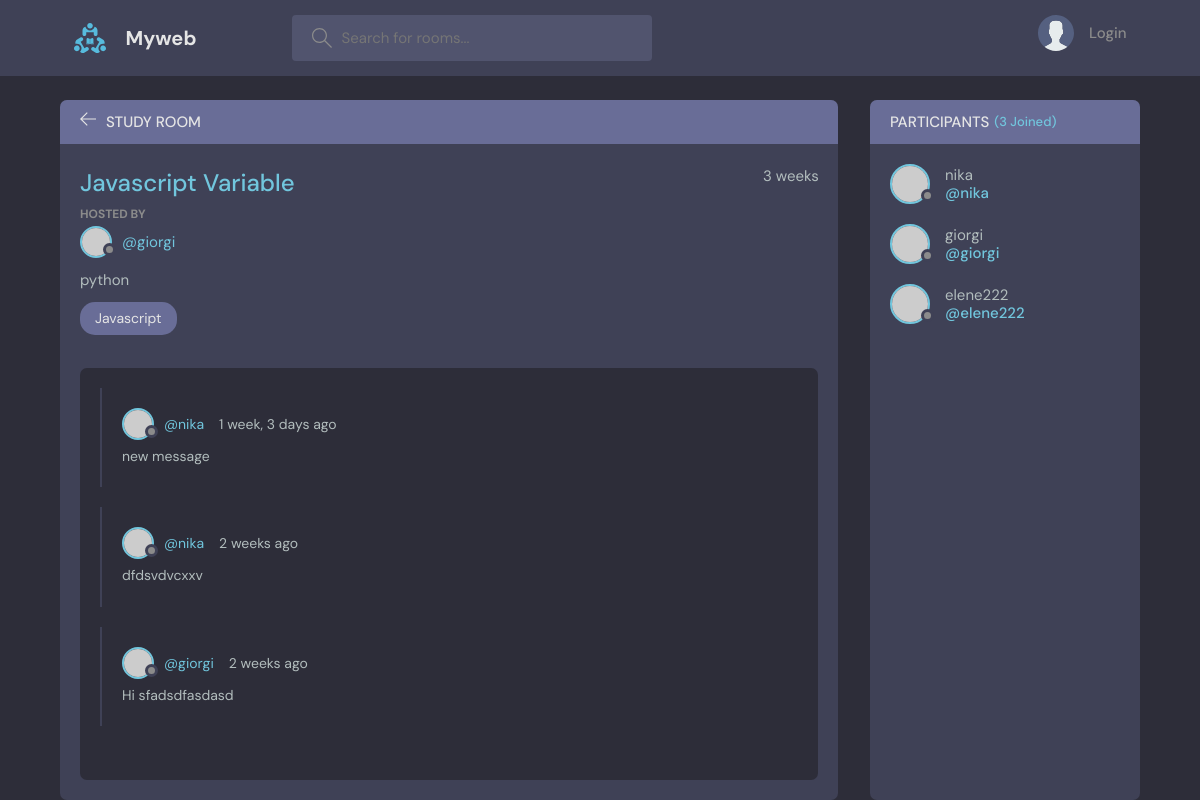
The page /room/10/ on the database its author committed.
### base/models.py (models this page shows, shortened)
class Room(models.Model):
    host = models.ForeignKey(User, on_delete=models.SET_NULL, null=True)
    topic = models.ForeignKey(Topic, on_delete=models.SET_NULL, null=True)
    name = models.CharField(max_length=150)
    description = models.TextField(null=True, blank=True)
    participants = models.ManyToManyField(User, related_name='participants', null=True)
    updated = models.DateTimeField(auto_now=True)
    created = models.DateTimeField(auto_now_add=True)
    class Meta:
        ordering = ['-updated', '-created']

class Topic(models.Model):
    name = models.CharField(max_length=200)
    def __str__(self):
        return self.name

class Messages(models.Model):
    user = models.ForeignKey(User, on_delete=models.CASCADE)
    room = models.ForeignKey(Room, on_delete=models.CASCADE)
    body = models.TextField()
    updated = models.DateTimeField(auto_now=True)
    created = models.DateTimeField(auto_now_add=True)
    class Meta:
        ordering = ['-updated', '-created']

### base/views.py (the view, shortened to what this page needs)
# urls.py: path('room/<str:pk>/', views.room, name='room'),
def room(request, pk):
    room = Room.objects.get(id=int(pk))
    room_messages = room.messages_set.all().order_by('-created')
    participants = room.participants.all()
    context = {'room': room, 'room_messages': room_messages, "participants": participants}
    return render(request, 'base/room.html', context)

### base/templates/base/room.html (shortened to what this page needs)
{% extends 'main.html' %}
{% block content %}
    <main class="profile-page layout layout--2">
      <div class="container">
        <div class="room">
          <div class="room__top">
            <div class="room__topLeft">
              <a href="{% url 'home' %}">
                <svg version="1.1" xmlns="http://www.w3.org/2000/svg" width="32" height="32" viewBox="0 0 32 32">
                  <title>arrow-left</title>
                  <path
                    d="M13.723 2.286l-13.723 13.714 13.719 13.714 1.616-1.611-10.96-10.96h27.625v-2.286h-27.625l10.965-10.965-1.616-1.607z"
                  ></path>
                </svg>
              </a>
              <h3>Study Room</h3>
            </div>
          </div>
          <div class="room__box scroll">
            <div class="room__header scroll">
              <div class="room__info">
                <h3>{{room.name}}</h3>
                <span>{{room.created|timesince}}</span>
              </div>
              <div class="room__hosted">
                <p>Hosted By</p>
                <a href="{% url 'user-profile' room.host.id %}" class="room__author">
                  <div class="avatar avatar--small">
                    <img src="https://randomuser.me/api/portraits/men/37.jpg" />
                  </div>
                  <span>@{{room.host}}</span>
                </a>
              </div>
              <div class="room__details">
                {{room.description}}
              </div>
              <span class="room__topics">{{room.topic}}</span>
            </div>
            <div class="room__conversation">
              <div class="threads scroll">
                {% for message in room_messages %}
                  <div class="thread">
                  <div class="thread__top">
                    <div class="thread__author">
                      <a href="{% url 'user-profile' message.user.id %}" class="thread__authorInfo">
                        <div class="avatar avatar--small">
                          <img src="https://randomuser.me/api/portraits/men/37.jpg" />
                        </div>
                        <span>@{{message.user}}</span>
                      </a>
                      <span class="thread__date">{{message.created|timesince}} ago</span>
                    </div>
                  </div>
                  <div class="thread__details">
                    {{message.body}}
                  </div>
                </div>
                {%endfor%}
              </div>
            </div>
          </div>
        </div>
        <div class="participants">
          <h3 class="participants__top">Participants <span>({{participants.count}} Joined)</span></h3>
          <div class="participants__list scroll">
            {% for user in participants %}
              <a href="{% url 'user-profile' user.id %}" class="participant">
              <div class="avatar avatar--medium">
                <img src="https://randomuser.me/api/portraits/men/37.jpg" />
              </div>
              <p>
                {{ user.username }}
                <span>@{{ user.username }}</span>
              </p>
            </a>
            {% endfor %}
          </div>
        </div>
      </div>
    </main>
{% endblock %}

### rows shown on the page
Room: name "Javascript Variable", created "3 weeks", host "giorgi", description "python", topic "Javascript"
Messages: user "nika", created "1 week, 3 days", body "new message"
Messages: user "nika", created "2 weeks", body "dfdsvdvcxxv"
Messages: user "giorgi", created "2 weeks", body "Hi sfadsdfasdasd"

### other values the page prints
{{ participants.count }} "3"
{{ user.username }} "nika"
{{ user.username }} "giorgi"
{{ user.username }} "elene222"
